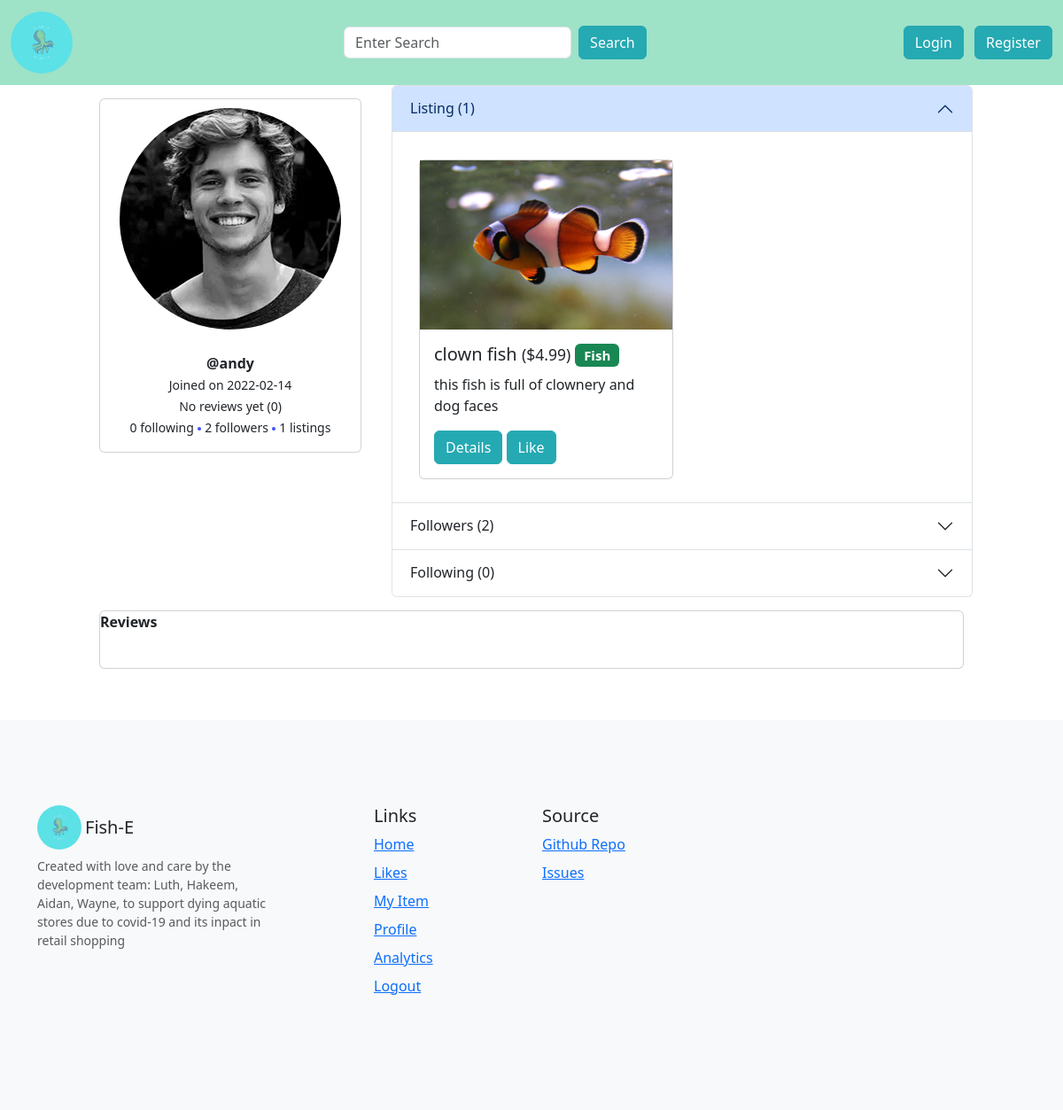
The app's page /profile/1 with its own data.
### app.py (models this page shows, shortened)
class User(db.Model, UserMixin):
    __searchable__ = ["username", "description"]
    id = db.Column(db.Integer, primary_key=True)
    username = db.Column(db.String(20), unique=True, nullable=False)
    email = db.Column(db.String(120), unique=True, nullable=False)
    description = db.Column(db.String(500), nullable=True)
    image_file = db.Column(db.String(20), nullable=False, default="default.jpg")
    password = db.Column(db.String(60), nullable=False)
    date_joined = db.Column(db.DateTime, nullable=False, default=datetime.utcnow)
    items = db.relationship("Item", backref="author", lazy=True)
    bought = db.relationship(
        "Transaction", foreign_keys="Transaction.user_id", backref="buyer", lazy=True
    )
    sold = db.relationship(
        "Transaction", foreign_keys="Transaction.vendor_id", backref="seller", lazy=True
    )
    reviews = db.relationship(
        "Review", foreign_keys="Review.user_id", backref="author", lazy=True
    )
    reviewed = db.relationship(
        "Review", foreign_keys="Review.recipient_id", backref="getter", lazy=True
    )
    liked = db.relationship(
        "ItemLike", foreign_keys="ItemLike.user_id", backref="user", lazy=True
    )
    following = db.relationship(
        "UserFollow", foreign_keys="UserFollow.user_id", backref="following", lazy=True
    )
    followers = db.relationship(
        "UserFollow",
        foreign_keys="UserFollow.recipient_id",
        backref="follower",
        lazy=True,
    )
    @property
    def ratings(self):
        return len(self.reviewed)
    @property
    def rating(self):
        total = 0
        reviews = self.reviewed
        if reviews:
            for review in reviews:
                total += review.rating
            average = total / len(self.reviewed)
            return "{:.1f}".format(average)
        return "No reviews yet"

class Item(db.Model):
    __searchable__ = ["name", "description"]
    id = db.Column(db.Integer, primary_key=True)
    user_id = db.Column(db.Integer, db.ForeignKey("user.id"), nullable=False)
    name = db.Column(db.String(100), nullable=False)
    description = db.Column(db.String(500), nullable=False)
    category = db.Column(db.String(20), nullable=True)
    base_price = db.Column(db.Float, nullable=False)
    image_file = db.Column(db.String(200), nullable=False, default="default.jpg")
    date_posted = db.Column(db.DateTime, nullable=False, default=datetime.utcnow)
    likes = db.relationship("ItemLike", backref="item", lazy=True)
    status = db.Column(
        db.String(10), nullable=False, default="available"
    )  # "available" or "sold"

### app.py (the view, shortened to what this page needs)
@app.route("/profile/<int:user_id>", methods=["GET", "POST"])
def render_profile(user_id):
    user = User.query.filter_by(id=user_id).first()
    search_form = SearchForm()
    pfp_form = ProfilePictureForm()
    username_form = UsernameForm()
    description_form = DescriptionForm()
    L_items = Item.query.filter_by(user_id=user.id, status="available").all()
    len_of_L_items = len(L_items)
    reviews = user.reviewed
    review_authors = [
        User.query.filter_by(id=review.user_id).first() for review in reviews
    ]
    reviews = list(zip(review_authors, reviews))
    following = [User.query.filter_by(id=follow.recipient_id).first() for follow in user.following]
    followers = [User.query.filter_by(id=follow.user_id).first() for follow in user.followers]
    count_of_following = len(list(following))
    count_of_followers = len(list(followers))
    if username_form.validate_on_submit():
        current_user.username = username_form.username.data
        db.session.commit()
        return redirect(url_for("render_profile", user_id=current_user.id))
    if description_form.validate_on_submit():
        current_user.description = description_form.description.data
        db.session.commit()
        return redirect(url_for("render_profile", user_id=current_user.id))
    return render_template(
        "profile.html",
        search_form=search_form,
        L_items=L_items,
        pfp_form=pfp_form,
        username_form=username_form,
        description_form=description_form,
        len_of_L_items=len_of_L_items,
        reviews=reviews,
        user=user,
        count_of_followers=count_of_followers,
        count_of_following=count_of_following,
        followers=followers,
        following=following
    )

### app.py
class SearchForm(FlaskForm):
    search = StringField(
        validators=[DataRequired()],
        render_kw={"placeholder": "Enter Search", "style": "height: 100%;"},
    )
    submit = SubmitField("Search")

class ProfilePictureForm(FlaskForm):
    image_file = FileField(
        "New Profile Picture",
        validators=[FileRequired(), FileAllowed(["jpg", "png"], "Images Only")],
    )
    apply = SubmitField("Apply")

### templates/profile.html (shortened to what this page needs)
{% from 'bootstrap5/form.html' import render_field %}
{% from 'macros/item_card.html' import item_card %}
{% from 'macros/user_profile.html' import user_profile %}
{% from 'macros/navbar.html' import navbar %}
{% from 'macros/review_card.html' import review_card %}
{% extends 'base.html' %}
{% block content %}
{{ navbar(search_form, current_user) }}
<div class="container">
    <div class="row mx-5">
        <div class="col-md-4">
            <div class="row">
                <div class="col">
                    <div class="card">
                        <div id="img1" class="card-title text-center">
                            <img src="{{ url_for('static', filename='img/profile/' + user.image_file) }}" alt="pfp"
                                class="rounded-circle">
                            <br>
                        </div>
                        <div class="card-body text-center">
                            <strong>@{{ user.username }}</strong>
                            <br>
                            <small>Joined on {{
                                user.date_joined.date()
                                }}</small>
                            <br>
                            <small>
                                {{ user.rating }} ({{ user.ratings }})
                            </small>
                            <br>
                            <small>{{ count_of_following }} following</small>
                            <span class="dots"></span>
                            <small>{{ count_of_followers }} followers</small>
                            <span class="dots"></span>
                            <small>{{ len_of_L_items }}
                                listings</small>
                        </div>
                    </div>
                </div>
            </div>
        </div>
        <div class="accordion col-md-8" id="accordionExample">
            <div class="accordion-item">
                <h2 class="accordion-header" id="headingOne">
                    <button class="accordion-button" type="button" data-bs-toggle="collapse"
                        data-bs-target="#collapseOne" aria-expanded="true" aria-controls="collapseOne">
                        Listing ({{ len_of_L_items }})
                    </button>
                </h2>
                <div id="collapseOne" class="accordion-collapse collapse show" aria-labelledby="headingOne"
                    data-bs-parent="#accordionExample">
                    <div class="accordion-body overflow-scroll">
                        {% if L_items %}
                        {% for item in L_items %}
                        <div class="col-md-6">
                            {{ item_card(item, current_user) }}
                        </div>
                        {% endfor %}
                        {% endif %}
                    </div>
                </div>
            </div>
            <div class="accordion-item">
                <h2 class="accordion-header" id="headingTwo">
                    <button class="accordion-button collapsed" type="button" data-bs-toggle="collapse"
                        data-bs-target="#collapseTwo" aria-expanded="false" aria-controls="collapseTwo">
                        Followers ({{ count_of_followers }})
                    </button>
                </h2>
            </div>
            <div class="accordion-item">
                <h2 class="accordion-header" id="headingThree">
                    <button class="accordion-button collapsed" type="button" data-bs-toggle="collapse"
                        data-bs-target="#collapseThree" aria-expanded="false" aria-controls="collapseThree">
                        Following ({{ count_of_following }})
                    </button>
                </h2>
            </div>
        </div>
    </div>
    <div class="row mx-5">
        <div class="col">
            <div class="card">
                <div class="card-title">
                    <strong>Reviews</strong>
                </div>
                <div class="card-body">
                </div>
            </div>
        </div>
    </div>
</div>
{% endblock content %}

### templates/macros/item_card.html (shortened to what this page needs)
{% macro item_card(item, current_user) %}
<div class="card">
    <img src="{{ url_for('static', filename='img/fish/' + item.image_file) }}" alt="insert image"
        style="display: block; max-width: 100%; height: auto;">
    <div class="card-body">
        <h5 class="card-title">{{ item.name }}
            {% if item.status == "bought" %}
            <small>(bought)</small>
            {% else %}
            <small>(${{ item.base_price }})</small>
            {% endif %}
            <span class="badge bg-success">{{ item.category }}</span>
        </h5>
        <p class="card-text">{{ item.description }}</p>
        <a href="/item/{{ item.id }}" class="btn btn-primary mx-0">Details</a>
        {% if current_user.is_authenticated %}
        {% if not current_user.has_liked_item(item) %}
        <a href="{{ url_for('like_action', item_id=item.id, action='like') }}" class="btn btn-primary">Like</a>
        {% else %}
        <a href="{{ url_for('like_action', item_id=item.id, action='unlike') }}" class="btn btn-primary">Unlike</a>
        {% endif %}
        {% else %}
        <a href="{{ url_for('like_action', item_id=item.id, action='like') }}" class="btn btn-primary">Like</a>
        {% endif %}
    </div>
</div>
{% endmacro %}

### templates/macros/navbar.html (style rules this page uses)
.btn { background-color: #25a9b2; border-color: #25a9b2; }

### templates/profile.html (style rules this page uses)
.card { margin: 15px 10px 10px 10px; }
#img1 { margin: 10px 10px 10px 10px; }
.dots { height: 4px; width: 4px; margin-bottom: 2px; background-color: #3e51ff; border-radius: 50%; display: inline-block }

### records on screen
User: image_file (placeholder picture), username "andy", date_joined "2022-02-14"
Item: image_file (picture), name "clown fish", base_price "4.99", category "Fish", description "this fish is full of clownery and dog faces"

### other values on screen
{{ user.rating }} "No reviews yet"
{{ user.ratings }} "0"
{{ count_of_following }} "0"
{{ count_of_followers }} "2"
{{ len_of_L_items }} "1"
